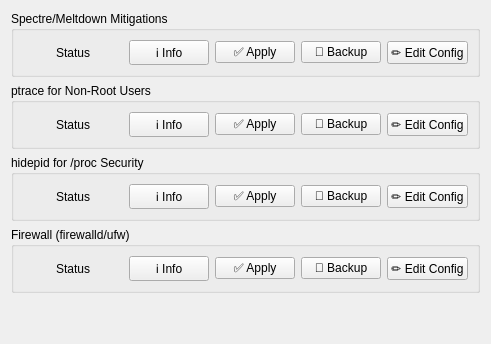
          <widget class="QWidget" name="securityTab">
           <attribute name="title">
            <string>🔒 Security</string>
           </attribute>
           <layout class="QVBoxLayout" name="securityLayout">
            <item>
             <widget class="QGroupBox" name="mitigationsGroupBox">
              <property name="title">
               <string>Spectre/Meltdown Mitigations</string>
              </property>
              <layout class="QHBoxLayout" name="mitigationsLayout">
               <item>
                <widget class="QLabel" name="mitigationsStatusLabel">
                 <property name="minimumSize">
                  <size>
                   <width>100</width>
                   <height>0</height>
                  </size>
                 </property>
                 <property name="maximumSize">
                  <size>
                   <width>100</width>
                   <height>16777215</height>
                  </size>
                 </property>
                 <property name="text">
                  <string>Status</string>
                 </property>
                 <property name="alignment">
                  <set>Qt::AlignCenter</set>
                 </property>
                </widget>
               </item>
               <item>
                <widget class="QPushButton" name="mitigationsToggle">
                 <property name="text">
                  <string>ℹ️ Info</string>
                 </property>
                </widget>
               </item>
               <item>
                <widget class="QPushButton" name="mitigationsApplyButton">
                 <property name="text">
                  <string>✅ Apply</string>
                 </property>
                </widget>
               </item>
               <item>
                <widget class="QPushButton" name="mitigationsBackupButton">
                 <property name="text">
                  <string>💾 Backup</string>
                 </property>
                </widget>
               </item>
               <item>
                <widget class="QPushButton" name="mitigationsConfigButton">
                 <property name="text">
                  <string>✏️ Edit Config</string>
                 </property>
                </widget>
               </item>
              </layout>
             </widget>
            </item>
            <item>
             <widget class="QGroupBox" name="ptraceGroupBox">
              <property name="title">
               <string>ptrace for Non-Root Users</string>
              </property>
              <layout class="QHBoxLayout" name="ptraceLayout">
               <item>
                <widget class="QLabel" name="ptraceStatusLabel">
                 <property name="minimumSize">
                  <size>
                   <width>100</width>
                   <height>0</height>
                  </size>
                 </property>
                 <property name="maximumSize">
                  <size>
                   <width>100</width>
                   <height>16777215</height>
                  </size>
                 </property>
                 <property name="text">
                  <string>Status</string>
                 </property>
                 <property name="alignment">
                  <set>Qt::AlignCenter</set>
                 </property>
                </widget>
               </item>
               <item>
                <widget class="QPushButton" name="ptraceToggle">
                 <property name="text">
                  <string>ℹ️ Info</string>
                 </property>
                </widget>
               </item>
               <item>
                <widget class="QPushButton" name="ptraceApplyButton">
                 <property name="text">
                  <string>✅ Apply</string>
                 </property>
                </widget>
               </item>
               <item>
                <widget class="QPushButton" name="ptraceBackupButton">
                 <property name="text">
                  <string>💾 Backup</string>
                 </property>
                </widget>
               </item>
               <item>
                <widget class="QPushButton" name="ptraceConfigButton">
                 <property name="text">
                  <string>✏️ Edit Config</string>
                 </property>
                </widget>
               </item>
              </layout>
             </widget>
            </item>
            <item>
             <widget class="QGroupBox" name="hidepidGroupBox">
              <property name="title">
               <string>hidepid for /proc Security</string>
              </property>
              <layout class="QHBoxLayout" name="hidepidLayout">
               <item>
                <widget class="QLabel" name="hidepidStatusLabel">
                 <property name="minimumSize">
                  <size>
                   <width>100</width>
                   <height>0</height>
                  </size>
                 </property>
                 <property name="maximumSize">
                  <size>
                   <width>100</width>
                   <height>16777215</height>
                  </size>
                 </property>
                 <property name="text">
                  <string>Status</string>
                 </property>
                 <property name="alignment">
                  <set>Qt::AlignCenter</set>
                 </property>
                </widget>
               </item>
               <item>
                <widget class="QPushButton" name="hidepidToggle">
                 <property name="text">
                  <string>ℹ️ Info</string>
                 </property>
                </widget>
               </item>
               <item>
                <widget class="QPushButton" name="hidepidApplyButton">
                 <property name="text">
                  <string>✅ Apply</string>
                 </property>
                </widget>
               </item>
               <item>
                <widget class="QPushButton" name="hidepidBackupButton">
                 <property name="text">
                  <string>💾 Backup</string>
                 </property>
                </widget>
               </item>
               <item>
                <widget class="QPushButton" name="hidepidConfigButton">
                 <property name="text">
                  <string>✏️ Edit Config</string>
                 </property>
                </widget>
               </item>
              </layout>
             </widget>
            </item>
            <item>
             <widget class="QGroupBox" name="firewallGroupBox">
              <property name="title">
               <string>Firewall (firewalld/ufw)</string>
              </property>
              <layout class="QHBoxLayout" name="firewallLayout">
               <item>
                <widget class="QLabel" name="firewallStatusLabel">
                 <property name="minimumSize">
                  <size>
                   <width>100</width>
                   <height>0</height>
                  </size>
                 </property>
                 <property name="maximumSize">
                  <size>
                   <width>100</width>
                   <height>16777215</height>
                  </size>
                 </property>
                 <property name="text">
                  <string>Status</string>
                 </property>
                 <property name="alignment">
                  <set>Qt::AlignCenter</set>
                 </property>
                </widget>
               </item>
               <item>
                <widget class="QPushButton" name="firewallToggle">
                 <property name="text">
                  <string>ℹ️ Info</string>
                 </property>
                </widget>
               </item>
               <item>
                <widget class="QPushButton" name="firewallApplyButton">
                 <property name="text">
                  <string>✅ Apply</string>
                 </property>
                </widget>
               </item>
               <item>
                <widget class="QPushButton" name="firewallBackupButton">
                 <property name="text">
                  <string>💾 Backup</string>
                 </property>
                </widget>
               </item>
               <item>
                <widget class="QPushButton" name="firewallConfigButton">
                 <property name="text">
                  <string>✏️ Edit Config</string>
                 </property>
                </widget>
               </item>
              </layout>
             </widget>
            </item>
            <item>
             <spacer>
              <property name="orientation">
               <enum>Qt::Orientation::Vertical</enum>
              </property>
              <property name="sizeHint" stdset="0">
               <size>
                <width>20</width>
                <height>40</height>
               </size>
              </property>
             </spacer>
            </item>
           </layout>
          </widget>
